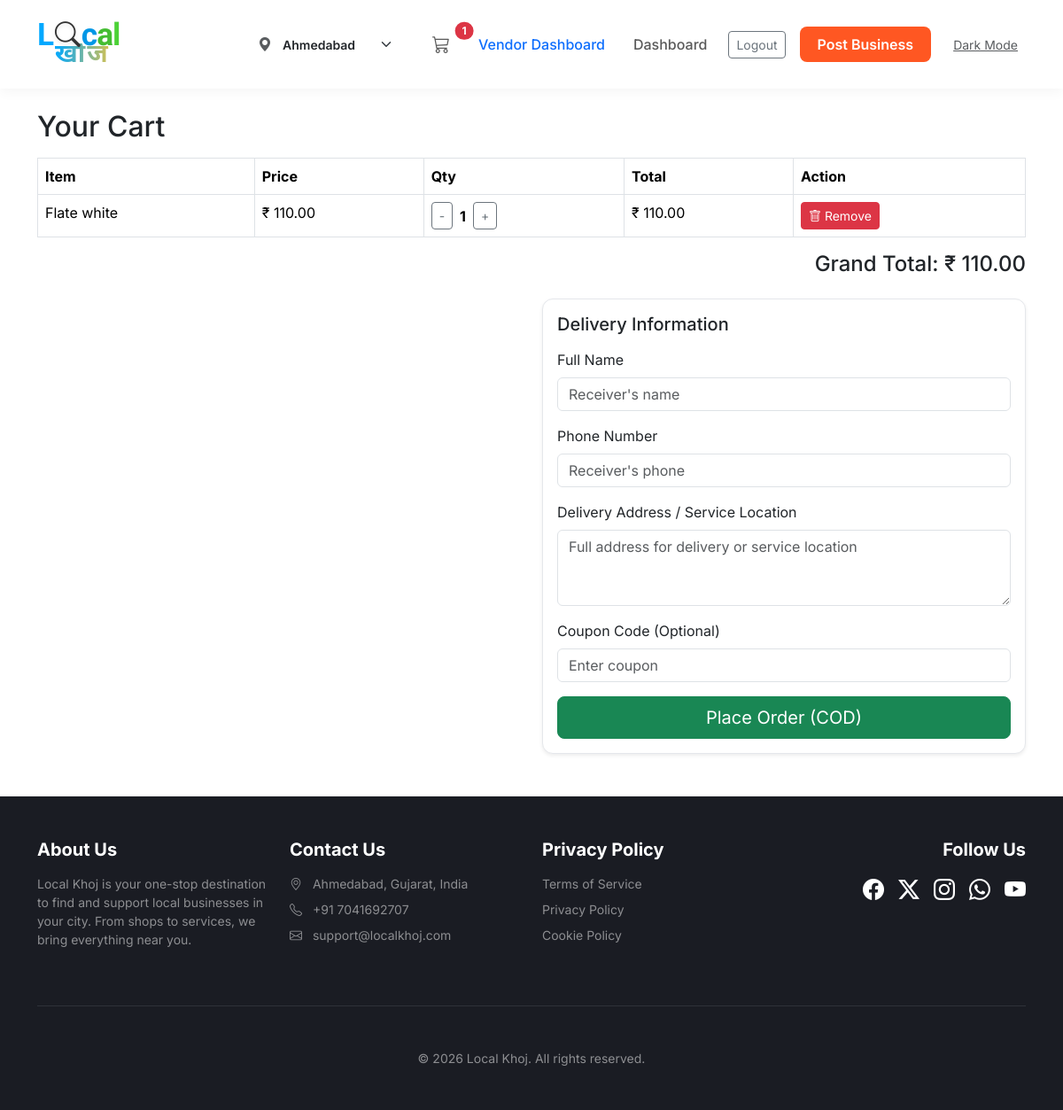
/cart/ (signed in), run on the app's committed database.
### cart/models.py (models this page shows, shortened)
class CartItem(models.Model):
    cart = models.ForeignKey(
        Cart,
        related_name='items',
        on_delete=models.CASCADE
    )
    product = models.ForeignKey(
        Product,
        on_delete=models.CASCADE,
        null=True,
        blank=True
    )
    service = models.ForeignKey(
        Service,
        on_delete=models.CASCADE,
        null=True,
        blank=True
    )
    quantity = models.PositiveIntegerField(default=1)
    def get_unit_price(self):
        if self.product:
            return self.product.get_final_price()
        if self.service:
            return self.service.price
        return 0
    def get_total_price(self):
        return self.get_unit_price() * self.quantity
    class Meta:
        verbose_name_plural = "Cart item"

class Cart(models.Model):
    user = models.ForeignKey(
        settings.AUTH_USER_MODEL,
        on_delete=models.CASCADE
    )
    created_at = models.DateTimeField(auto_now_add=True)
    class Meta:
        verbose_name_plural = "Cart"
    def get_total(self):
        return sum(item.get_total_price() for item in self.items.all())

### products/models.py (models this page shows, shortened)
class Product(models.Model):
    store = models.ForeignKey(Store, on_delete=models.CASCADE)
    category = models.ForeignKey(ProductCategory, on_delete=models.SET_NULL, null=True)
    store_category = models.ForeignKey(StoreItemCategory, on_delete=models.SET_NULL, null=True, blank=True)
    name = models.CharField(max_length=200)
    slug = models.SlugField(unique=True)
    description = models.TextField(blank=True, null=True)
    price = models.DecimalField(max_digits=10, decimal_places=2)
    discount_price = models.DecimalField(max_digits=10, decimal_places=2, blank=True, null=True)
    stock = models.PositiveIntegerField(default=0)
    image = models.ImageField(upload_to='products/', blank=True, null=True)
    is_active = models.BooleanField(default=True)
    created_at = models.DateTimeField(auto_now_add=True)
    def get_final_price(self):
        if self.discount_price:
            return self.discount_price
        return self.price
    class Meta:
        db_table = 'product_product'
        verbose_name_plural = "Product"

### cart/views.py (the view)
# urls.py: path("", views.cart_view, name="cart_view"),
def cart_view(request):
    cart, created = Cart.objects.get_or_create(user=request.user)
    return render(request, "cart/cart.html", {"cart": cart})

### core/context_processors.py (called while the page is built)
def global_data(request):
    try:
        cities = list(City.objects.values_list("name", flat=True).distinct().order_by("name"))
    except Exception:
        cities = []
    selected_city = request.GET.get("city") or request.session.get("city") or ""
    user_store = None
    if request.user.is_authenticated:
        user_store = Store.objects.filter(vendor=request.user).first()
    return {
        "cities": cities,
        "selected_city": selected_city,
        "user_store": user_store,
    }

### core/templatetags/core_tags.py (called while the page is built)
@register.filter
def slugify(value):
    try:
        return dj_slugify(value or "")
    except Exception:
        return ""

@register.simple_tag
def get_cart_count(user):
    if not user.is_authenticated:
        return 0
    from cart.models import Cart
    cart = Cart.objects.filter(user=user).first()
    if cart:
        return sum(item.quantity for item in cart.items.all())
    return 0

### templates/cart/cart.html (shortened to what this page needs)
{% extends "base.html" %}
{% block content %}
<div class="container mt-4">
    <h2>Your Cart</h2>
    {% if cart.items.all %}
    <table class="table table-bordered mt-3">
        <thead>
            <tr>
                <th>Item</th>
                <th>Price</th>
                <th>Qty</th>
                <th>Total</th>
                <th>Action</th>
            </tr>
        </thead>
        <tbody>
            {% for item in cart.items.all %}
            <tr>
                <td>
                    {% if item.product %}
                    {{ item.product.name }}
                    {% else %}
                    {{ item.service.name }}
                    {% endif %}
                </td>
                <td>₹ {{ item.get_unit_price }}</td>
                <td>
                    <form method="post" action="{% url 'update_cart_item' item.id %}"
                        class="d-inline-flex align-items-center gap-2">
                        <button name="action" value="minus" class="btn btn-sm btn-outline-secondary px-2">-</button>
                        <span class="fw-bold">{{ item.quantity }}</span>
                        <button name="action" value="plus" class="btn btn-sm btn-outline-secondary px-2">+</button>
                    </form>
                </td>
                <td>₹ {{ item.get_total_price }}</td>
                <td>
                    <form method="post" action="{% url 'update_cart_item' item.id %}" class="d-inline">
                        <button name="action" value="remove" class="btn btn-sm btn-danger">
                            <i class="bi bi-trash"></i> Remove
                        </button>
                    </form>
                </td>
            </tr>
            {% endfor %}
        </tbody>
    </table>
    <h4 class="text-end">
        Grand Total: ₹ {{ cart.get_total }}
    </h4>
    <div class="row mt-4">
        <div class="col-md-6 offset-md-6">
            <div class="card shadow-sm">
                <div class="card-body">
                    <h5 class="card-title mb-3">Delivery Information</h5>
                    <form method="post" action="{% url 'checkout' %}">
                        <div class="mb-3">
                            <label class="form-label">Full Name</label>
                            <input type="text" name="delivery_name" class="form-control" required
                                placeholder="Receiver's name">
                        </div>
                        <div class="mb-3">
                            <label class="form-label">Phone Number</label>
                            <input type="text" name="delivery_phone" class="form-control" required
                                placeholder="Receiver's phone">
                        </div>
                        <div class="mb-3">
                            <label class="form-label">Delivery Address / Service Location</label>
                            <textarea name="delivery_address" class="form-control" rows="3" required
                                placeholder="Full address for delivery or service location"></textarea>
                        </div>
                        <div class="mb-3">
                            <label class="form-label">Coupon Code (Optional)</label>
                            <input type="text" name="coupon" class="form-control" placeholder="Enter coupon">
                        </div>
                        <div class="d-grid">
                            <button type="submit" class="btn btn-success btn-lg">Place Order (COD)</button>
                        </div>
                    </form>
                </div>
            </div>
        </div>
    </div>
    {% else %}
    <p>No items in cart.</p>
    {% endif %}
</div>
{% endblock %}

### templates/base.html (style rules this page uses)
:root { --lk-primary: #324bc9; --lk-secondary: #6a82fb; --lk-accent: #ff9f43; --lk-body-bg: #ffffff; --lk-body-fg: #212529; --lk-card-bg: #ffffff; --lk-card-border: #e5e7eb; --lk-surface-1: #f8f9fa; --lk-dark-bg: #1a1c23; }
body { font-family: 'Inter', sans-serif; background: var(--lk-body-bg); color: var(--lk-body-fg); transition: background-color 0.3s, color 0.3s; }
.card { background: var(--lk-card-bg); border: 1px solid var(--lk-card-border); border-radius: 12px; overflow: hidden; transition: transform 0.2s, box-shadow 0.2s; }

### data on the page
CartItem: product.name "Flate white", get_unit_price "110.00", quantity "1", get_total_price "110.00"
Cart: get_total "110.00"

### other printed values
{{ count }} "1"
form field value "Ahmedabad"
